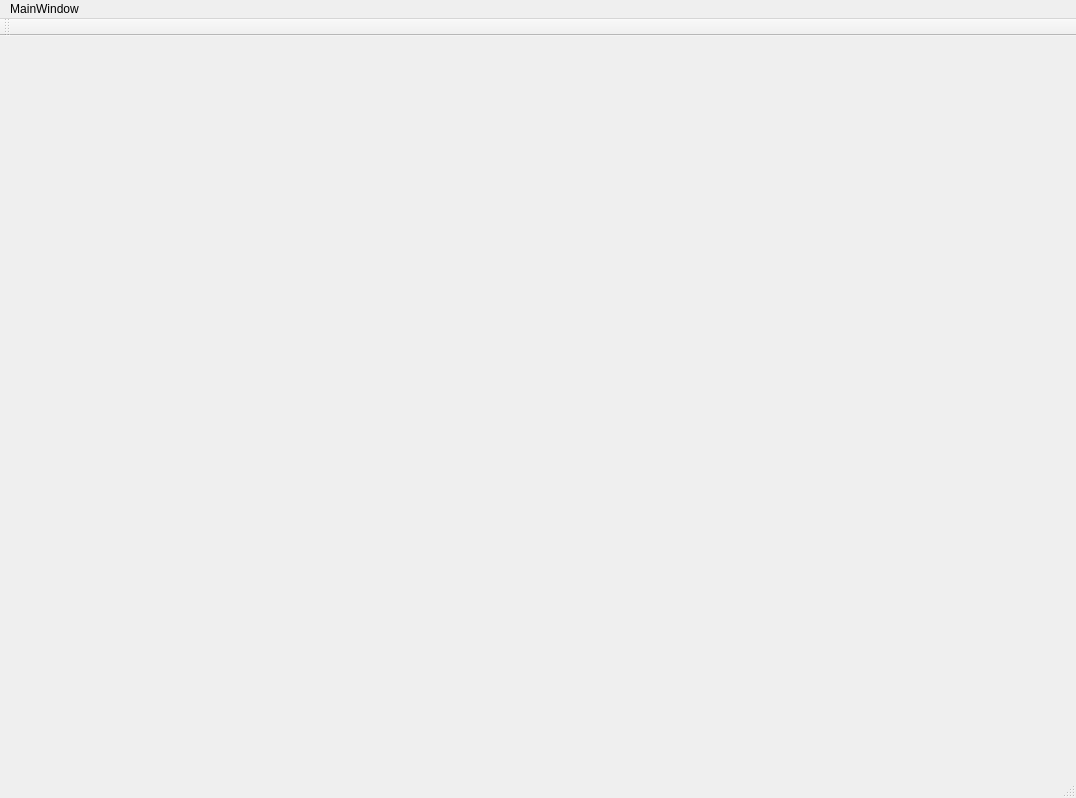
<?xml version="1.0" encoding="UTF-8"?>
<ui version="4.0">
 <class>MainWindow</class>
 <widget class="QMainWindow" name="MainWindow">
  <property name="geometry">
   <rect>
    <x>0</x>
    <y>0</y>
    <width>1076</width>
    <height>798</height>
   </rect>
  </property>
  <property name="windowTitle">
   <string>MainWindow</string>
  </property>
  <widget class="QWidget" name="Main"/>
  <widget class="QMenuBar" name="menuBar">
   <property name="geometry">
    <rect>
     <x>0</x>
     <y>0</y>
     <width>1076</width>
     <height>21</height>
    </rect>
   </property>
   <widget class="QMenu" name="menuMainWindow">
    <property name="title">
     <string>MainWindow</string>
    </property>
   </widget>
   <addaction name="menuMainWindow"/>
  </widget>
  <widget class="QToolBar" name="mainToolBar">
   <attribute name="toolBarArea">
    <enum>TopToolBarArea</enum>
   </attribute>
   <attribute name="toolBarBreak">
    <bool>false</bool>
   </attribute>
  </widget>
  <widget class="QStatusBar" name="statusBar"/>
 </widget>
 <layoutdefault spacing="6" margin="11"/>
 <resources/>
 <connections/>
</ui>
